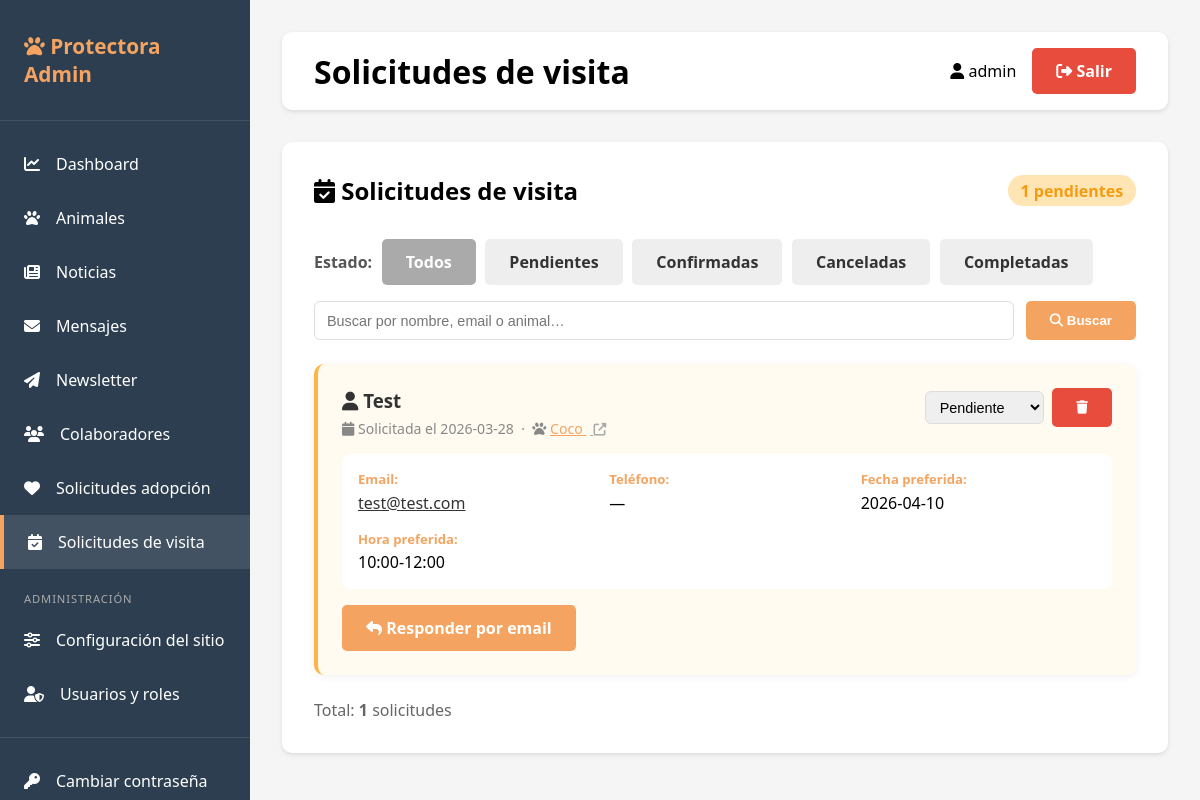
The page /admin/visits (signed in) on the database its author committed.
### tables this page shows
CREATE TABLE visit_requests (
                id INTEGER PRIMARY KEY AUTOINCREMENT,
                animal_id INTEGER,
                animal_name TEXT,
                name TEXT NOT NULL,
                email TEXT NOT NULL,
                phone TEXT,
                preferred_date TEXT,
                preferred_time TEXT,
                notes TEXT,
                status TEXT DEFAULT 'pendiente',
                created_at TIMESTAMP DEFAULT CURRENT_TIMESTAMP
            );

### app.py (the view)
@app.route('/admin/visits')
@login_required
def list_visits():
    db = get_db()
    current_status = request.args.get('status', '')
    search = request.args.get('search', '').strip()
    query = 'SELECT * FROM visit_requests WHERE 1=1'
    params = []
    if current_status:
        query += ' AND status = ?'
        params.append(current_status)
    if search:
        query += ' AND (name LIKE ? OR email LIKE ? OR animal_name LIKE ?)'
        like = f'%{search}%'
        params.extend([like, like, like])
    query += ' ORDER BY created_at DESC'
    visits = [dict(v) for v in db.execute(query, params).fetchall()]
    total_pending = db.execute("SELECT COUNT(*) as c FROM visit_requests WHERE status='pendiente'").fetchone()['c']
    return render_template('visits.html', visits=visits, current_status=current_status,
                           search=search, total_pending=total_pending)

### app.py (called while the page is built)
def generate_csrf_token():
    if '_csrf_token' not in session:
        session['_csrf_token'] = secrets.token_hex(32)
    return session['_csrf_token']

def get_db():
    if USE_POSTGRES:
        conn = psycopg2.connect(DATABASE_URL)
        conn.cursor_factory = psycopg2.extras.RealDictCursor
        return DatabaseWrapper(conn, is_postgres=True)
    else:
        conn = sqlite3.connect(DATABASE)
        conn.row_factory = sqlite3.Row
        return DatabaseWrapper(conn, is_postgres=False)

def login_required(f):
    @wraps(f)
    def decorated_function(*args, **kwargs):
        if 'user_id' not in session:
            return redirect(url_for('login'))
        return f(*args, **kwargs)
    return decorated_function

    def execute(self, query, params=None):
        if self._is_postgres and '?' in query:
            query = query.replace('?', '%s')
        cursor = self._conn.cursor()
        if params:
            cursor.execute(query, params)
        else:
            cursor.execute(query)
        return cursor

### templates/visits.html (shortened to what this page needs)
{% extends "base.html" %}
{% block page_title %}Solicitudes de visita{% endblock %}
{% block content %}
<div style="display:flex; justify-content:space-between; align-items:center; margin-bottom:2rem; flex-wrap:wrap; gap:1rem;">
    <h2><i class="fas fa-calendar-check"></i> Solicitudes de visita</h2>
    <span class="badge badge-warning" style="font-size:1rem;">
        {{ total_pending }} pendientes
    </span>
</div>
<div style="display:flex; gap:.6rem; margin-bottom:1rem; flex-wrap:wrap; align-items:center;">
    <strong style="color:#555;">Estado:</strong>
    {% for status_val, label, color in [
        ('', 'Todos', '#aaa'),
        ('pendiente', 'Pendientes', '#FFB347'),
        ('confirmada', 'Confirmadas', '#27ae60'),
        ('cancelada', 'Canceladas', '#e74c3c'),
        ('completada', 'Completadas', '#6c757d')
    ] %}
    <a href="{{ url_for('list_visits', status=status_val, search=search) }}"
       class="btn btn-sm"
       style="background:{% if current_status == status_val %}{{ color }}; color:white{% else %}#eee; color:#333{% endif %}">
        {{ label }}
    </a>
    {% endfor %}
</div>
<form method="GET" style="display:flex; gap:.75rem; margin-bottom:1.5rem; flex-wrap:wrap;">
    <input type="text" name="search" value="{{ search }}" placeholder="Buscar por nombre, email o animal…"
           style="flex:1; min-width:220px; padding:.45rem .75rem; border:1px solid #ddd; border-radius:6px; font-size:.9rem;">
    <button type="submit" class="btn btn-primary btn-sm"><i class="fas fa-search"></i> Buscar</button>
</form>
{% if visits %}
<div style="display:grid; gap:1.25rem;">
    {% for v in visits %}
    {% set status_styles = {
        'pendiente':  ('FFB347', '856404', 'fff3cd', 'Pendiente'),
        'confirmada': ('27ae60', 'fff', 'd5f5e3', 'Confirmada'),
        'cancelada':  ('e74c3c', 'fff', 'fde8e8', 'Cancelada'),
        'completada': ('6c757d', 'fff', 'f0f0f0', 'Completada')
    } %}
    {% set ss = status_styles.get(v.status, ('aaa', '333', '#eee', v.status)) %}
    <div style="background:{% if v.status == 'pendiente' %}#fffbf0{% elif v.status == 'confirmada' %}#f0fff4{% elif v.status == 'cancelada' %}#fff5f5{% else %}white{% endif %};
                border-radius:10px; padding:1.5rem; box-shadow:0 2px 8px rgba(0,0,0,.06);
                border-left:4px solid #{{ ss[0] }};">
        <div style="display:flex; justify-content:space-between; align-items:start; margin-bottom:1rem; flex-wrap:wrap; gap:1rem;">
            <div>
                <h3 style="margin:0 0 .4rem; color:#333;">
                    <i class="fas fa-user"></i> {{ v.name }}
                </h3>
                <div style="font-size:.88rem; color:#888;">
                    <i class="fas fa-calendar"></i> Solicitada el {{ v.created_at[:10] if v.created_at else '—' }}
                    {% if v.animal_name %}
                    &nbsp;·&nbsp; <i class="fas fa-paw"></i>
                    <a href="{{ url_for('edit_animal', animal_id=v.animal_id) }}" style="color:#F4A460;" title="Ver animal en admin">
                        {{ v.animal_name }}
                    </a>
                    &nbsp;<a href="/animal/{{ v.animal_id }}" target="_blank" style="color:#aaa; font-size:.8rem;" title="Ver ficha pública">
                        <i class="fas fa-external-link-alt"></i>
                    </a>
                    {% endif %}
                </div>
            </div>
            <div style="display:flex; gap:.5rem; align-items:center;">
                <form method="POST" action="{{ url_for('update_visit_status', visit_id=v.id) }}" style="display:inline;">
                    <select name="status" onchange="this.form.submit()"
                            style="padding:.4rem .6rem; border-radius:6px; border:1px solid #ddd; font-size:.9rem;">
                        <option value="pendiente"  {% if v.status == 'pendiente'  %}selected{% endif %}>Pendiente</option>
                    </select>
                </form>
                <form method="POST" action="{{ url_for('delete_visit', visit_id=v.id) }}" style="display:inline;"
                      onsubmit="return confirm('¿Eliminar esta solicitud de visita?');">
                    <button type="submit" class="btn btn-danger btn-sm" title="Eliminar">
                        <i class="fas fa-trash"></i>
                    </button>
                </form>
            </div>
        </div>
        <div style="display:grid; grid-template-columns:repeat(auto-fit, minmax(180px, 1fr)); gap:1rem;
                    padding:1rem; background:white; border-radius:8px;">
            <div>
                <strong style="color:#F4A460; display:block; font-size:.82rem; margin-bottom:.2rem;">Email:</strong>
                <a href="mailto:{{ v.email }}" style="color:#333; word-break:break-all;">{{ v.email }}</a>
            </div>
            <div>
                <strong style="color:#F4A460; display:block; font-size:.82rem; margin-bottom:.2rem;">Teléfono:</strong>
                <span>{{ v.phone or '—' }}</span>
            </div>
            <div>
                <strong style="color:#F4A460; display:block; font-size:.82rem; margin-bottom:.2rem;">Fecha preferida:</strong>
                <span>{{ v.preferred_date or '—' }}</span>
            </div>
            <div>
                <strong style="color:#F4A460; display:block; font-size:.82rem; margin-bottom:.2rem;">Hora preferida:</strong>
                <span>{{ v.preferred_time or '—' }}</span>
            </div>
        </div>
        <div style="margin-top:1rem; display:flex; gap:.5rem; flex-wrap:wrap;">
            <a href="mailto:{{ v.email }}?subject=Solicitud de visita - {{ v.animal_name or 'Protectora Burjassot' }}"
               class="btn btn-sm btn-primary">
                <i class="fas fa-reply"></i> Responder por email
            </a>
        </div>
    </div>
    {% endfor %}
</div>
<p style="color:#666; margin-top:1.5rem;">Total: <strong>{{ visits|length }}</strong> solicitudes</p>
{% else %}
<div style="text-align:center; padding:3rem;">
    <i class="fas fa-calendar-times" style="font-size:4rem; color:#ddd; margin-bottom:1rem;"></i>
    <h3 style="color:#666;">No hay solicitudes de visita</h3>
    <p style="color:#999;">Cuando alguien solicite una visita desde la web, aparecerá aquí.</p>
</div>
{% endif %}
{% endblock %}

### templates/base.html (style rules this page uses)
* { margin: 0; padding: 0; box-sizing: border-box; }
body { font-family: 'Segoe UI', Tahoma, Geneva, Verdana, sans-serif; background: #f5f5f5; }
.btn { padding: 0.75rem 1.5rem; border: none; border-radius: 5px; cursor: pointer; font-weight: 600; transition: all 0.3s; text-decoration: none; display: inline-block; }
.btn-primary { background: #F4A460; color: white; }
.btn-danger { background: #E74C3C; color: white; }
.badge { padding: 0.3rem 0.8rem; border-radius: 15px; font-size: 0.85rem; font-weight: 600; }
.badge-warning { background: #FFE5B4; color: #F39C12; }

### rows shown on the page
visit_requests: name "Test", created_at "2026-03-28", animal_name "Coco", status "Pendiente", email "test@test.com", phone "—", preferred_date "2026-04-10", preferred_time "10:00-12:00"

### other values the page prints
{{ session.username }} "admin"
{{ total_pending }} "1"
{{ label }} "Todos" "Pendientes" "Confirmadas" "Canceladas" "Completadas"
{{ visits|length }} "1"
